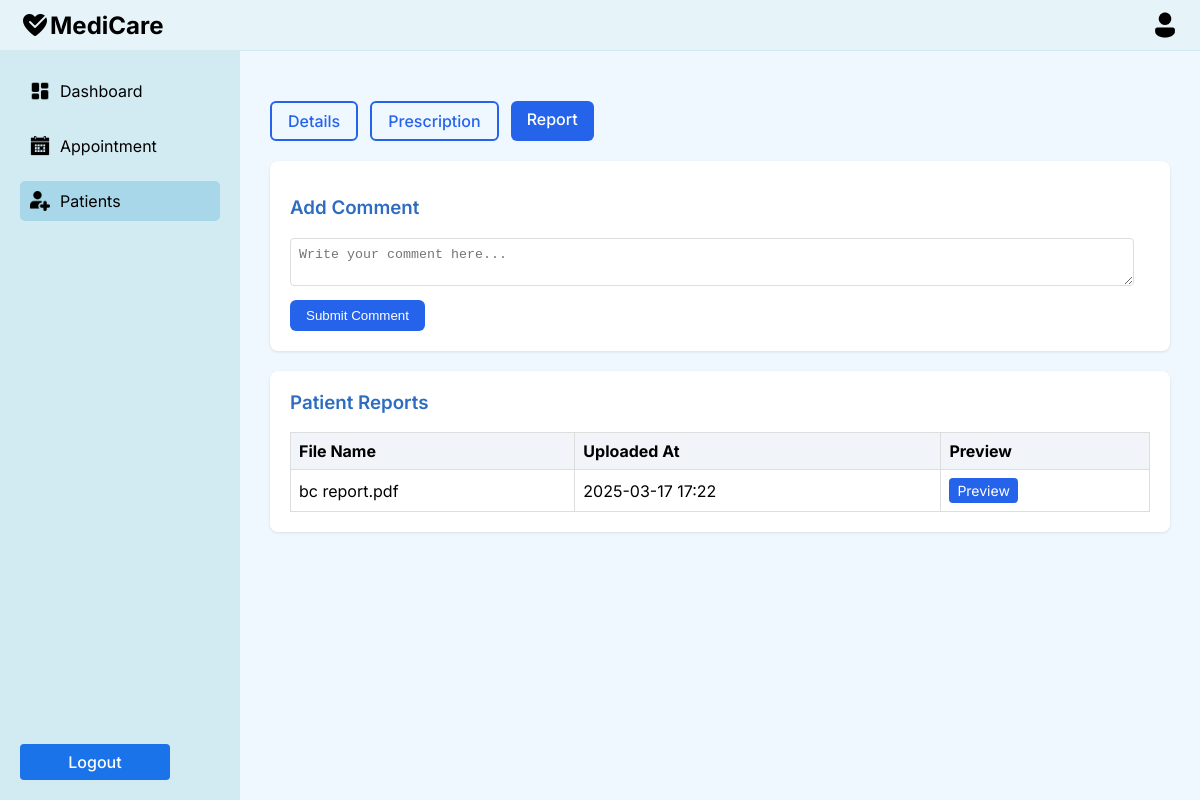
The page /accounts/staff_pat_rep/7/ (signed in) on the database as committed earlier.
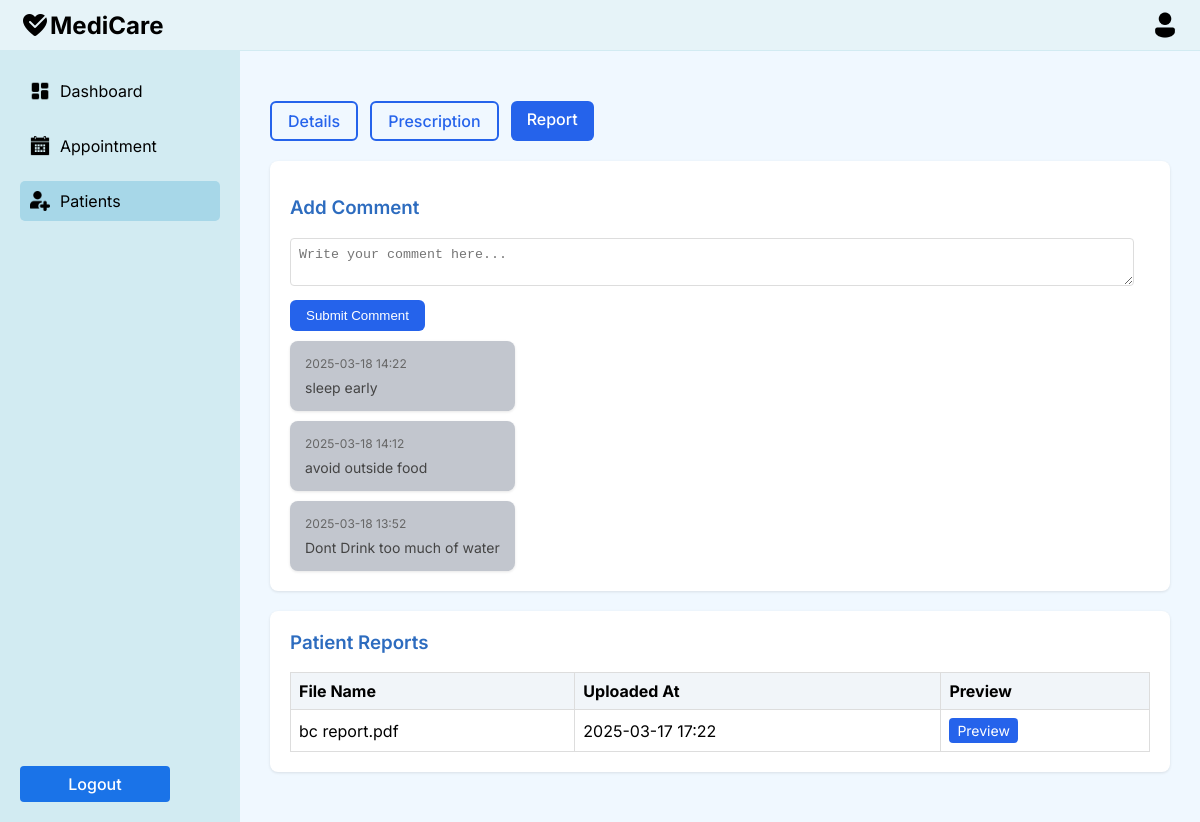
The same page on the database as committed later.
### accounts/models.py (models this page shows, shortened)
class PatientReport(models.Model):
    patient = models.ForeignKey(settings.AUTH_USER_MODEL, on_delete=models.CASCADE, related_name='reports')
    file_name = models.CharField(max_length=255)
    file = models.FileField(upload_to='patient_reports/')
    uploaded_at = models.DateTimeField(auto_now_add=True)

class DoctorComment(models.Model):
    patient = models.ForeignKey(settings.AUTH_USER_MODEL, on_delete=models.CASCADE, related_name='doctor_comments')
    doctor = models.ForeignKey(settings.AUTH_USER_MODEL, on_delete=models.CASCADE, related_name='comments_given')
    comment = models.TextField()
    commented_at = models.DateTimeField(auto_now_add=True)

### accounts/views.py (the view)
# urls.py: path('staff_pat_rep/<int:patient_id>/', views.staff_pat_rep, name='staff_pat_rep'),
@login_required
def staff_pat_rep(request, patient_id):
    patient = get_object_or_404(PatientReg, id=patient_id)
    reports = PatientReport.objects.filter(patient=patient.user).order_by('-uploaded_at')
    comments = DoctorComment.objects.filter(patient=patient.user).order_by('-commented_at')
    context = {
        'patient': patient,
        'reports': reports,
        'comments': comments,
    }
    return render(request, 'accounts/staff_pat_rep.html', context)

### accounts/context_processors.py (called while the page is built)
def media_url(request):
    return {
        'MEDIA_URL': settings.MEDIA_URL,
    }

### templates/accounts/staff_pat_rep.html (shortened to what this page needs)
<!DOCTYPE html>
<html lang="en">
<head>
</head>
<body>
    <div class="container">
        <div class="navbar">
            <div class="logo">
                <img src="{{ MEDIA_URL }}Heart Health.png" alt="Heart Icon">
                MediCare
            </div>
            <div class="profile">
                <img src="{{ MEDIA_URL }}Male User.png" alt="Dr. Sarah K Profile">
            </div>
        </div>
        <div class="content">
            <div class="sidebar">
                <a href="{% url 'staff_dash' %}" class="menu-item">
                    <img src="{{ MEDIA_URL }}Control Panel.png" alt="Dashboard">
                    Dashboard
                </a>
                <a href="{% url 'staff_app' %}" class="menu-item">
                    <img src="{{ MEDIA_URL }}appointment.png" alt="Appointment">
                    Appointment
                </a>
                <div class="menu-item active">
                    <img src="{{ MEDIA_URL }}patient.png" alt="Patients">
                    Patients
                </div>
                <div class="logout">
                    <a href="{% url 'logouts' %}" class="logout-btn">Logout</a>
                </div>
            </div>
            <div class="main-content">
                <div class="button-group">
                    <a href="{% url 'staff_pat1' patient.id %}" class="btn inactive">Details</a>
                    <a href="{% url 'staff_pat_pres' patient.id %}" class="btn inactive">Prescription</a>
                    <a href="{% url 'staff_pat_rep' patient.id %}" class="btn">Report</a>
                </div>
                <div class="comment-section">
                    <h3>Add Comment</h3>
                    <form method="post" action="{% url 'add_comment' patient.id %}" class="comment-form">
                        <textarea name="comment" placeholder="Write your comment here..." required></textarea>
                        <button type="submit">Submit Comment</button>
                    </form>
                    <div class="comment-list">
                        {% for comment in comments %}
                        <div class="comment-card">
                            <div class="comment-date">{{ comment.commented_at|date:"Y-m-d H:i" }}</div>
                            <div class="comment-text">{{ comment.comment }}</div>
                        </div>
                        {% endfor %}
                    </div>
                </div>
                <div class="report-list">
                    <h3>Patient Reports</h3>
                    <table>
                        <thead>
                            <tr>
                                <th>File Name</th>
                                <th>Uploaded At</th>
                                <th>Preview</th>
                            </tr>
                        </thead>
                        <tbody>
                            {% for report in reports %}
                            <tr>
                                <td>{{ report.file_name }}</td>
                                <td>{{ report.uploaded_at|date:"Y-m-d H:i" }}</td>
                                <td>
                                    <a href="{{ report.file.url }}" target="_blank" class="preview-link">Preview</a>
                                </td>
                            </tr>
                            {% endfor %}
                        </tbody>
                    </table>
                </div>
            </div>
        </div>
    </div>
</body>
</html>

Rows that differ between the two databases and show on the page:
added DoctorComment: commented_at "2025-03-18 14:22", comment "sleep early"
added DoctorComment: commented_at "2025-03-18 14:12", comment "avoid outside food"
added DoctorComment: commented_at "2025-03-18 13:52", comment "Dont Drink too much of water"
